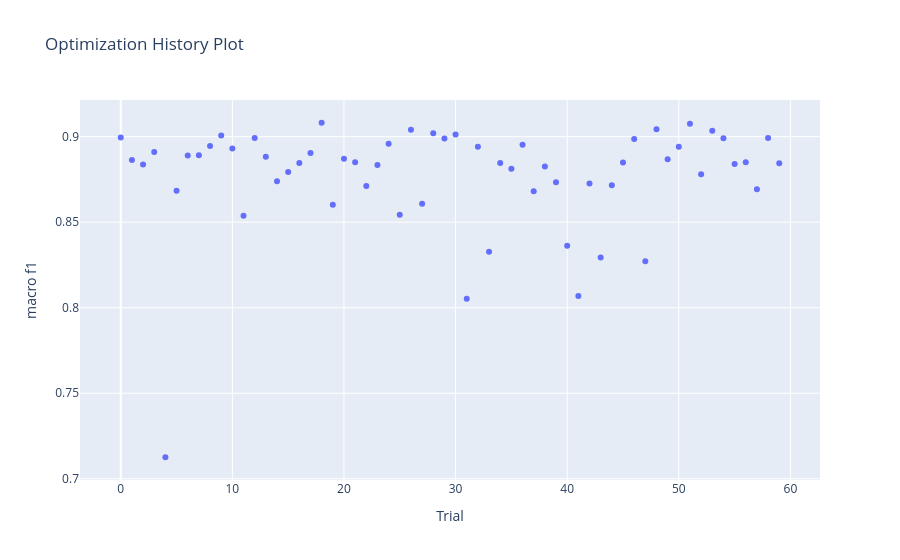

Notebook source saved alongside this figure:
### Code cell
plot_optimization_history(study, target=lambda t: t.values[0], target_name="macro f1")

### Figure 1 — Plotly figure (JSON) as saved in the notebook; plotly's stock layout.template omitted (floating-point values rounded to 4 significant figures)
{"data": [{"mode": "markers", "name": "macro f1", "type": "scatter", "x": [0, 1, 2, 3, 4, 5, 6, 7, 8, 9, 10, 11, 12, 13, 14, 15, 16, 17, 18, 19, 20, 21, 22, 23, 24, 25, 26, 27, 28, 29, 30, 31, 32, 33, 34, 35, 36, 37, 38, 39, 40, 41, 42, 43, 44, 45, 46, 47, 48, 49, 50, 51, 52, 53, 54, 55, 56, 57, 58, 59], "y": [0.8995, 0.8864, 0.8837, 0.891, 0.7126, 0.8684, 0.889, 0.8891, 0.8945, 0.9007, 0.8931, 0.8537, 0.8992, 0.8883, 0.8739, 0.8793, 0.8845, 0.8904, 0.9081, 0.8602, 0.8871, 0.8851, 0.8712, 0.8834, 0.8958, 0.8543, 0.904, 0.8608, 0.9021, 0.8989, 0.9012, 0.8053, 0.8941, 0.8326, 0.8845, 0.8813, 0.8952, 0.8681, 0.8825, 0.8733, 0.8362, 0.8069, 0.8726, 0.8294, 0.8716, 0.8849, 0.8987, 0.8272, 0.9043, 0.8867, 0.8941, 0.9076, 0.878, 0.9035, 0.8991, 0.8841, 0.8851, 0.8692, 0.8992, 0.8844]}, {"marker": {"color": "#cccccc"}, "mode": "markers", "name": "Infeasible Trial", "showlegend": false, "type": "scatter", "x": [], "y": []}], "layout": {"title": {"text": "Optimization History Plot"}, "xaxis": {"title": {"text": "Trial"}}, "yaxis": {"title": {"text": "macro f1"}}}}
